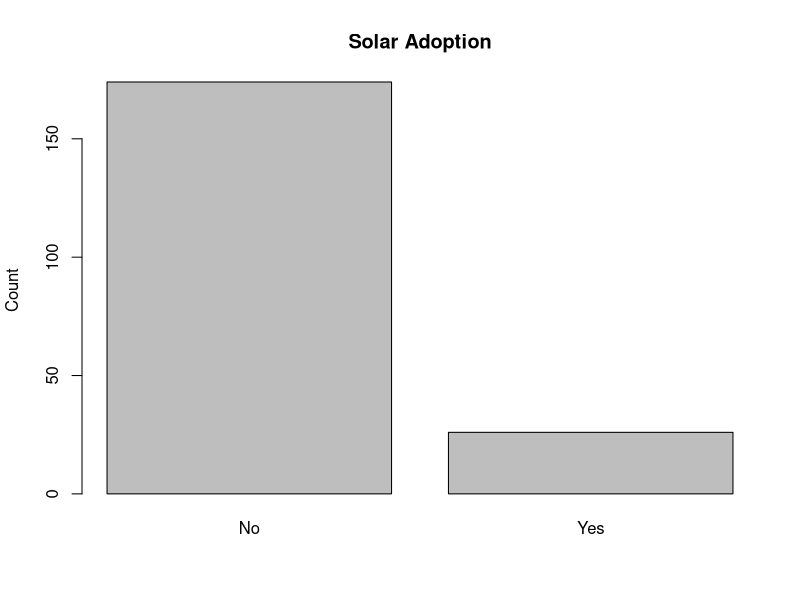

Write R code to recreate this figure.
df <- read.csv("Shift to Solar Power in Colombo and Gampaha (2022-2024).csv")
df$Adoption <- df[["Have.you.installed.a.solar.power.system.at.your.premises."]]
df <- subset(df, Adoption %in% c("Yes", "No"))

table(df$Adoption)
x <- sum(df$Adoption == "Yes")
n <- nrow(df)
prop.test(x, n, conf.level = 0.95)

barplot(table(df$Adoption), main="Solar Adoption", ylab="Count")
